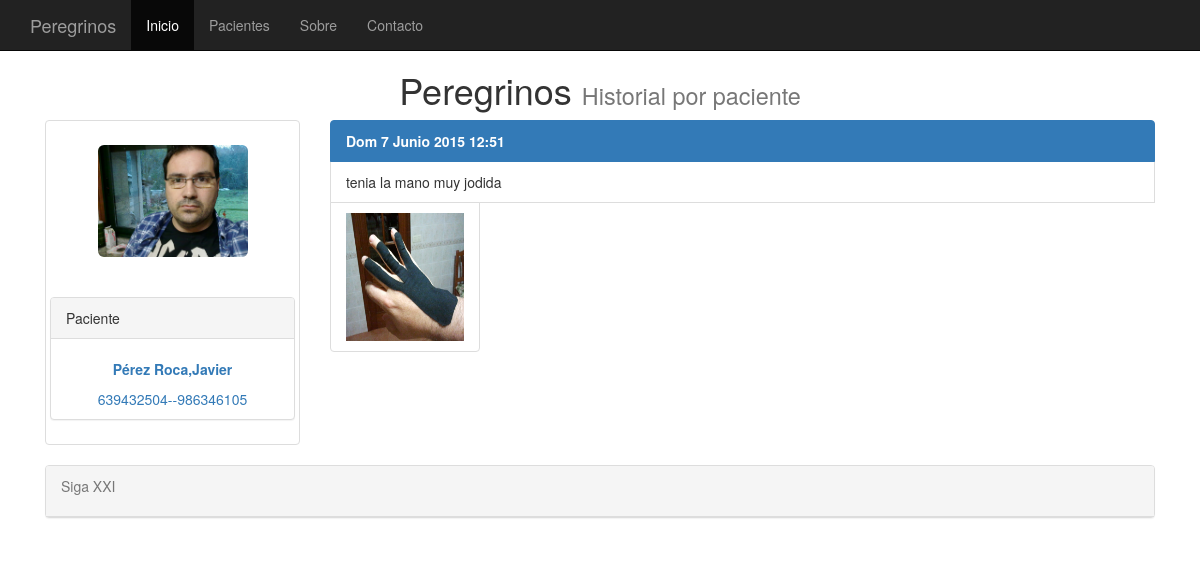
Before: /historial/1/ with the older database file.
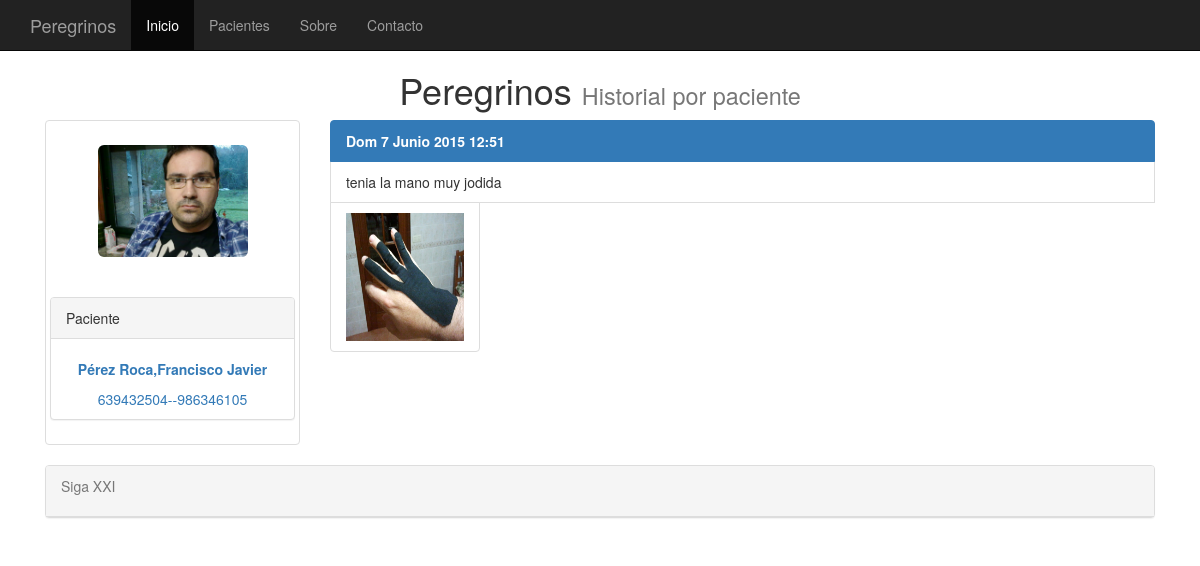
After: the same page with the newer database file.
### clinica/models.py (models this page shows, shortened)
class clientes(models.Model):
    nombre = models.CharField(max_length=75)
    apellidos = models.CharField(max_length=75)
    telefono =  models.PositiveIntegerField(null=True, blank=True)
    telefono2 = models.PositiveIntegerField(null=True, blank=True)
    antiguedad = models.DateTimeField(default=datetime.now, blank=True)
    fotografia = models.ImageField(upload_to='imagenes', blank=True)

### clinica/views.py (the view)
# urls.py: url(r'^historial/([\w]+)/$', ListaHistorial.as_view(), name='listahistorial' ),
class ListaHistorial(ListView):
    def get_queryset(self):
        self.cliente = get_object_or_404(clientes, id=self.args[0])
        return historial.objects.filter(cliente=self.cliente).order_by('-fecha')
    def get_context_data(self,**kwargs):
        context = super(ListaHistorial,self).get_context_data(**kwargs)
        context['cliente']=self.cliente
        return context

### templates/clinica/historial_list.html (shortened to what this page needs)
{% extends "base.html" %}
{%   load   staticfiles   %}
{% block titulo %}
Historial por paciente
{% endblock %}
{% block content %}
<row>
	<div class="col-md-3">
		<div class="thumbnail">
			<br />
			{% if cliente.fotografia %}
			<img src="{{ cliente.fotografia.url }}" class="img-rounded" width="150" height="200" >
			{% else %}
			<img src="/media/imagenes/user.jpg" class="img-rounded">
			{% endif %}
			<br/><br />
			<div class="panel panel-default">
				<div class="panel-heading">
					Paciente
				</div>
				<div if ="panel-body">
					<br />
					<p class="text-primary text-center"><strong>{{ cliente.apellidos | capfirst}},{{ cliente.nombre | capfirst}}</strong></p>
					<p class="text-primary text-center">{{ cliente.telefono }}--{{ cliente.telefono2 }}</p>
  			</div>
				</div>
			</div>
	</div>
	<div class="col-md-9" >
		{% if object_list %}
			<div class="list-group">
				{% for historial  in object_list %}
					<spam class="list-group-item active"><strong>{{ historial.fecha | date:"D j  F  Y H:i" }}</strong></spam>
					<spam class="list-group-item"><smal>{{ historial.comentario }}</smal></spam>
					{% if historial.fotografia %}
						<img src="{{ historial.fotografia.url }}" width="150" height="150" class="list-group-item" >
					{% endif %}
				{% endfor %}
			</div>
		{% else %}
			<p>No hay historiales.</p>
		{% endif %}
	</div>
</row>
{% endblock %}

Changed rows visible on the page:
changed clientes "Pérez Roca": nombre "Javier" → "Francisco Javier"
